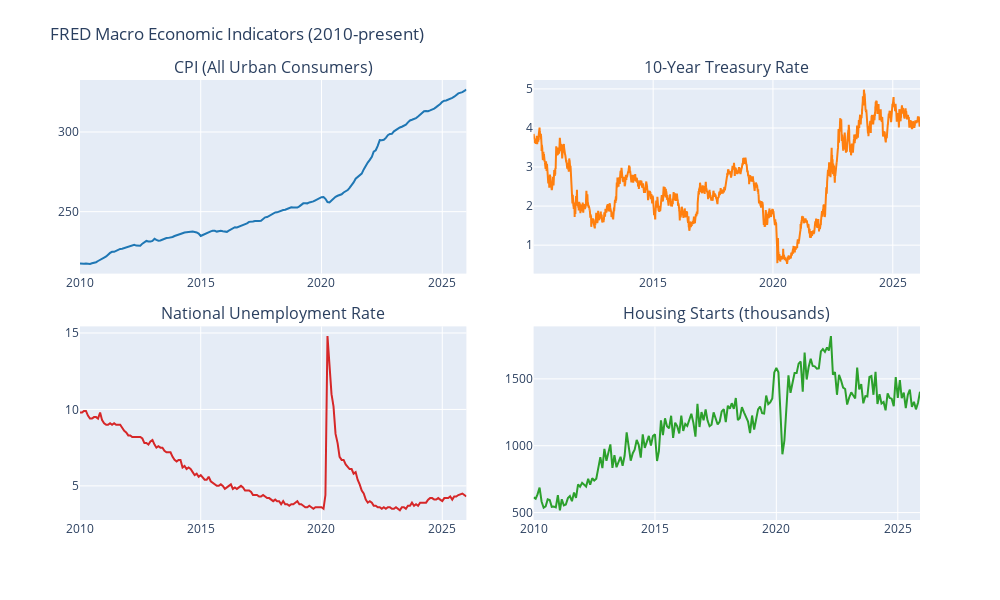

The notebook cell saved with this chart:
### Code cell
# ---- Viz: FRED Macro Time Series (2x2 subplots) ----
if len(df_fred_national) > 0:
    series_labels = {
        "CPIAUCSL": "CPI (All Urban Consumers)",
        "DGS10": "10-Year Treasury Rate",
        "UNRATE": "National Unemployment Rate",
        "HOUST": "Housing Starts (thousands)",
    }
    avail = [s for s in series_labels if s in df_fred_national.columns]
    fig_fred = make_subplots(rows=2, cols=2, subplot_titles=[series_labels[s] for s in avail],
                             vertical_spacing=0.12, horizontal_spacing=0.08)
    colors = ["#1f77b4", "#ff7f0e", "#d62728", "#2ca02c"]
    positions = [(1,1), (1,2), (2,1), (2,2)]
    for idx, sid in enumerate(avail):
        vals = df_fred_national[["date", sid]].dropna()
        r, c = positions[idx]
        fig_fred.add_trace(go.Scatter(x=vals["date"], y=vals[sid], name=series_labels[sid],
                                      line=dict(color=colors[idx], width=2)), row=r, col=c)
    fig_fred.update_layout(title="FRED Macro Economic Indicators (2010-present)",
                           height=600, width=1000, showlegend=False, margin=dict(t=80))
    fig_fred.show()
else:
    print("No FRED data to plot")

### Figure 1 — Plotly figure (JSON) as saved in the notebook; plotly's stock layout.template omitted (floating-point values rounded to 4 significant figures; data arrays with more than 128 entries replaced by an {"elided": "..."} marker saying what was removed)
{"data": [{"line": {"color": "#1f77b4", "width": 2}, "name": "CPI (All Urban Consumers)", "type": "scatter", "x": {"elided": "192 str values"}, "xaxis": "x", "y": {"elided": "192 float values"}, "yaxis": "y"}, {"line": {"color": "#ff7f0e", "width": 2}, "name": "10-Year Treasury Rate", "type": "scatter", "x": {"elided": "4035 str values"}, "xaxis": "x2", "y": {"elided": "4035 float values"}, "yaxis": "y2"}, {"line": {"color": "#d62728", "width": 2}, "name": "National Unemployment Rate", "type": "scatter", "x": {"elided": "192 str values"}, "xaxis": "x3", "y": {"elided": "192 float values"}, "yaxis": "y3"}, {"line": {"color": "#2ca02c", "width": 2}, "name": "Housing Starts (thousands)", "type": "scatter", "x": {"elided": "192 str values"}, "xaxis": "x4", "y": {"elided": "192 float values"}, "yaxis": "y4"}], "layout": {"annotations": [{"font": {"size": 16}, "showarrow": false, "text": "CPI (All Urban Consumers)", "x": 0.23, "xanchor": "center", "xref": "paper", "y": 1, "yanchor": "bottom", "yref": "paper"}, {"font": {"size": 16}, "showarrow": false, "text": "10-Year Treasury Rate", "x": 0.77, "xanchor": "center", "xref": "paper", "y": 1, "yanchor": "bottom", "yref": "paper"}, {"font": {"size": 16}, "showarrow": false, "text": "National Unemployment Rate", "x": 0.23, "xanchor": "center", "xref": "paper", "y": 0.44, "yanchor": "bottom", "yref": "paper"}, {"font": {"size": 16}, "showarrow": false, "text": "Housing Starts (thousands)", "x": 0.77, "xanchor": "center", "xref": "paper", "y": 0.44, "yanchor": "bottom", "yref": "paper"}], "height": 600, "margin": {"t": 80}, "showlegend": false, "title": {"text": "FRED Macro Economic Indicators (2010-present)"}, "width": 1000, "xaxis": {"anchor": "y", "domain": [0, 0.46]}, "xaxis2": {"anchor": "y2", "domain": [0.54, 1]}, "xaxis3": {"anchor": "y3", "domain": [0, 0.46]}, "xaxis4": {"anchor": "y4", "domain": [0.54, 1]}, "yaxis": {"anchor": "x", "domain": [0.56, 1]}, "yaxis2": {"anchor": "x2", "domain": [0.56, 1]}, "yaxis3": {"anchor": "x3", "domain": [0, 0.44]}, "yaxis4": {"anchor": "x4", "domain": [0, 0.44]}}}
